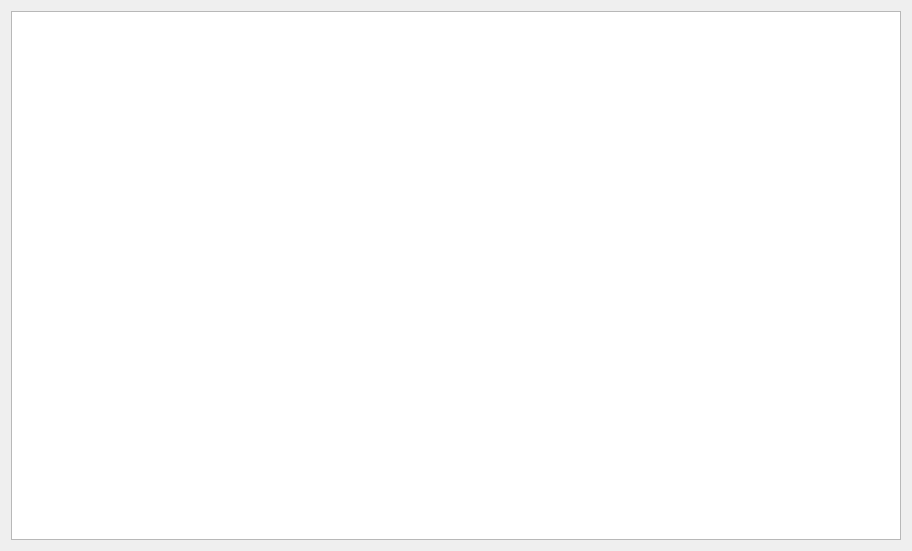
<?xml version="1.0" encoding="UTF-8"?>
<ui version="4.0">
 <class>Widget</class>
 <widget class="QWidget" name="Widget">
  <property name="geometry">
   <rect>
    <x>0</x>
    <y>0</y>
    <width>912</width>
    <height>551</height>
   </rect>
  </property>
  <property name="windowTitle">
   <string>Widget</string>
  </property>
  <layout class="QVBoxLayout" name="verticalLayout">
   <item>
    <widget class="QGraphicsView" name="graphicsView"/>
   </item>
  </layout>
 </widget>
 <resources/>
 <connections/>
</ui>
